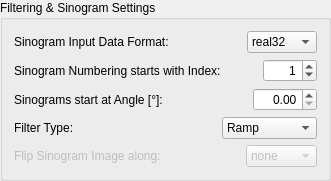
                      <widget class="QGroupBox" name="GrBox_FilteringSettings">
                       <property name="title">
                        <string>Filtering &amp;&amp; Sinogram Settings</string>
                       </property>
                       <layout class="QGridLayout" name="gridLayout_5">
                        <item row="0" column="0">
                         <widget class="QLabel" name="label_InputFormat">
                          <property name="text">
                           <string>Sinogram Input Data Format:</string>
                          </property>
                         </widget>
                        </item>
                        <item row="0" column="1" colspan="2">
                         <layout class="QHBoxLayout" name="horizontalLayout_19">
                          <item>
                           <spacer name="horizontalSpacer_14">
                            <property name="orientation">
                             <enum>Qt::Horizontal</enum>
                            </property>
                            <property name="sizeType">
                             <enum>QSizePolicy::MinimumExpanding</enum>
                            </property>
                            <property name="sizeHint" stdset="0">
                             <size>
                              <width>1</width>
                              <height>20</height>
                             </size>
                            </property>
                           </spacer>
                          </item>
                          <item>
                           <widget class="QComboBox" name="CBox_InDataFormat">
                            <property name="maximumSize">
                             <size>
                              <width>70</width>
                              <height>16777215</height>
                             </size>
                            </property>
                            <item>
                             <property name="text">
                              <string>real32</string>
                             </property>
                            </item>
                            <item>
                             <property name="text">
                              <string>ushort16</string>
                             </property>
                            </item>
                            <item>
                             <property name="text">
                              <string>byte</string>
                             </property>
                            </item>
                            <item>
                             <property name="text">
                              <string>short16</string>
                             </property>
                            </item>
                            <item>
                             <property name="text">
                              <string>int32</string>
                             </property>
                            </item>
                            <item>
                             <property name="text">
                              <string>undef</string>
                             </property>
                            </item>
                           </widget>
                          </item>
                         </layout>
                        </item>
                        <item row="3" column="0">
                         <widget class="QLabel" name="label_Filtertype">
                          <property name="text">
                           <string>Filter Type:</string>
                          </property>
                         </widget>
                        </item>
                        <item row="4" column="1" colspan="2">
                         <layout class="QHBoxLayout" name="horizontalLayout_6">
                          <item>
                           <spacer name="horizontalSpacer_16">
                            <property name="orientation">
                             <enum>Qt::Horizontal</enum>
                            </property>
                            <property name="sizeType">
                             <enum>QSizePolicy::MinimumExpanding</enum>
                            </property>
                            <property name="sizeHint" stdset="0">
                             <size>
                              <width>1</width>
                              <height>20</height>
                             </size>
                            </property>
                           </spacer>
                          </item>
                          <item>
                           <widget class="QComboBox" name="CBox_FlipSinogramImage">
                            <property name="enabled">
                             <bool>false</bool>
                            </property>
                            <item>
                             <property name="text">
                              <string>none</string>
                             </property>
                            </item>
                            <item>
                             <property name="text">
                              <string>x-axis</string>
                             </property>
                            </item>
                            <item>
                             <property name="text">
                              <string>y-axis</string>
                             </property>
                            </item>
                            <item>
                             <property name="text">
                              <string>x/y-axis</string>
                             </property>
                            </item>
                           </widget>
                          </item>
                         </layout>
                        </item>
                        <item row="3" column="1" colspan="2">
                         <layout class="QHBoxLayout" name="horizontalLayout_11">
                          <item>
                           <spacer name="horizontalSpacer_15">
                            <property name="orientation">
                             <enum>Qt::Horizontal</enum>
                            </property>
                            <property name="sizeType">
                             <enum>QSizePolicy::MinimumExpanding</enum>
                            </property>
                            <property name="sizeHint" stdset="0">
                             <size>
                              <width>1</width>
                              <height>20</height>
                             </size>
                            </property>
                           </spacer>
                          </item>
                          <item>
                           <widget class="QComboBox" name="CBox_FilterType">
                            <property name="maximumSize">
                             <size>
                              <width>95</width>
                              <height>16777215</height>
                             </size>
                            </property>
                            <property name="currentText">
                             <string>Ramp</string>
                            </property>
                            <item>
                             <property name="text">
                              <string>Ramp</string>
                             </property>
                            </item>
                            <item>
                             <property name="text">
                              <string>SheppLogan</string>
                             </property>
                            </item>
                            <item>
                             <property name="text">
                              <string>PhaseContrast</string>
                             </property>
                            </item>
                           </widget>
                          </item>
                         </layout>
                        </item>
                        <item row="1" column="2">
                         <layout class="QHBoxLayout" name="horizontalLayout_18">
                          <item>
                           <spacer name="horizontalSpacer_7">
                            <property name="orientation">
                             <enum>Qt::Horizontal</enum>
                            </property>
                            <property name="sizeType">
                             <enum>QSizePolicy::MinimumExpanding</enum>
                            </property>
                            <property name="sizeHint" stdset="0">
                             <size>
                              <width>1</width>
                              <height>20</height>
                             </size>
                            </property>
                           </spacer>
                          </item>
                          <item>
                           <widget class="QSpinBox" name="SBox_NumStartIndex">
                            <property name="alignment">
                             <set>Qt::AlignRight|Qt::AlignTrailing|Qt::AlignVCenter</set>
                            </property>
                            <property name="maximum">
                             <number>2048</number>
                            </property>
                            <property name="value">
                             <number>1</number>
                            </property>
                           </widget>
                          </item>
                         </layout>
                        </item>
                        <item row="4" column="0">
                         <widget class="QLabel" name="label_FlipSinogram">
                          <property name="enabled">
                           <bool>false</bool>
                          </property>
                          <property name="text">
                           <string>Flip Sinogram Image along:</string>
                          </property>
                         </widget>
                        </item>
                        <item row="2" column="0">
                         <widget class="QLabel" name="label_SinoStartAtAngle">
                          <property name="text">
                           <string>Sinograms start at Angle [°]:</string>
                          </property>
                         </widget>
                        </item>
                        <item row="2" column="1" colspan="2">
                         <layout class="QHBoxLayout" name="horizontalLayout_17">
                          <item>
                           <spacer name="horizontalSpacer_17">
                            <property name="orientation">
                             <enum>Qt::Horizontal</enum>
                            </property>
                            <property name="sizeType">
                             <enum>QSizePolicy::MinimumExpanding</enum>
                            </property>
                            <property name="sizeHint" stdset="0">
                             <size>
                              <width>1</width>
                              <height>20</height>
                             </size>
                            </property>
                           </spacer>
                          </item>
                          <item>
                           <widget class="QDoubleSpinBox" name="DSBox_SinoStartAtAngle">
                            <property name="alignment">
                             <set>Qt::AlignRight|Qt::AlignTrailing|Qt::AlignVCenter</set>
                            </property>
                            <property name="decimals">
                             <number>2</number>
                            </property>
                            <property name="maximum">
                             <double>360.000000000000000</double>
                            </property>
                           </widget>
                          </item>
                         </layout>
                        </item>
                        <item row="1" column="0" colspan="2">
                         <widget class="QLabel" name="label_StartIndexSinogram">
                          <property name="sizePolicy">
                           <sizepolicy hsizetype="Preferred" vsizetype="Preferred">
                            <horstretch>0</horstretch>
                            <verstretch>1</verstretch>
                           </sizepolicy>
                          </property>
                          <property name="text">
                           <string>Sinogram Numbering starts with Index:</string>
                          </property>
                         </widget>
                        </item>
                       </layout>
                      </widget>
